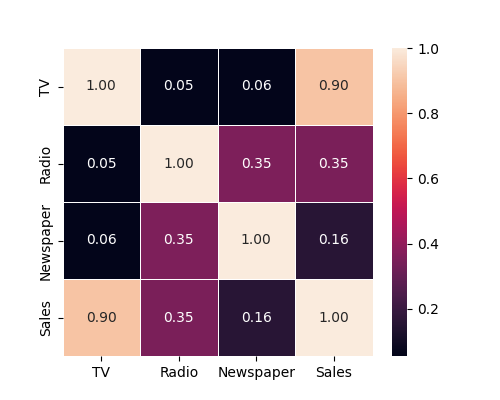
#> input picture Module_2/Week_4/Data/Heatmap.png, 500 x 400 px, found by its file name
$ python tabular_data_analysis.py
#> lines starting #> are read from the running program, lines starting #| are printed output that depends on the picture
### Module_2/Week_4/basic_probability.py
import numpy as np

# Question 1: The output of the following program to calculate mean:
# Given Data X = {2, 0, 2, 2, 7, 4, −2, 5, −1, −1}
# Complete the function compute_mean() to calculate the mean μ of the given X.
def compute_mean(x):
    mean = np.mean(x)
    return mean

# Question 2: The result of the following program to calculate median:
# Given Data X = {1, 5, 4, 4, 9, 13}.
# Complete the function compute_median() to find the median of the given X.
# [16 lines left out: functions compute_median, compute_std, not called in this run]

# Question 4: The result of the following program to calculate correlation coefficient:
# Given Data X = {−2, −5, −11, 6, 4, 15, 9} and
# Y = { 4, 25, 121, 36, 16, 225, 81}
# Complete the function compute_correlation_cofficient() to find the correlation coefficient of the given X and Y?
def compute_correlation_cofficient(x, y):
    N = len(x)
    numerator = N * np.sum(x*y) - np.sum(x) * np.sum(y)
    denominator = np.sqrt((N * np.sum(np.power(x, 2)) - (np.sum(x))**2) * (N * np.sum(np.power(y, 2)) - (np.sum(y)) ** 2))
    return np.round(numerator / denominator, 2)


# [17 lines that do not run on import are left out]

### Module_2/Week_4/tabular_data_analysis.py
import pandas as pd
import numpy as np
import matplotlib.pyplot as plt
import seaborn as sns
import cv2
from basic_probability import compute_correlation_cofficient as correlation

data = pd.read_csv('./Module_2/Week_1/Data/advertising.csv')
#> (reads Module_2/Week_1/Data/advertising.csv from the repository)

# Question 5: Result of the following code:
x = data['TV']
y = data['Radio']
corr_xy = correlation(x, y)
print(f"Correlation between TV and Sales: {round(corr_xy, 2)}") # Correlation between TV and Sales: 0.05

# Question 6: Result of the following code:
features = ['TV', 'Radio', 'Newspaper']
for feature_1 in features:
    for feature_2 in features:
        correlation_value = correlation(data[feature_1], data[feature_2])
        print(f"Correlation between {feature_1} and {feature_2}: {round(correlation_value, 2)}")    # Output: Correlation between TV and TV: 1.0
                                                                                                    #         Correlation between TV and Radio: 0.05
                                                                                                    #         Correlation between TV and Newspaper: 0.06
                                                                                                    #         Correlation between Radio and TV: 0.05
                                                                                                    #         Correlation between Radio and Radio: 1.0
                                                                                                    #         Correlation between Radio and Newspaper: 0.35
                                                                                                    #         Correlation between Newspaper and TV: 0.06
                                                                                                    #         Correlation between Newspaper and Radio: 0.35
                                                                                                    #         Correlation between Newspaper and Newspaper: 1.0


# Question 7: Provide the code that matches the following result:
# data = pd.read_csv("advertising.csv")
# x = data['Radio']
# y = data['Newspaper']
#
# result = # Your code here #
# print(result)
#
# Expected output: [[1.         0.35410375]
#                   [0.35410375 1.        ]]

x = data['Radio']
y = data['Newspaper']

result = np.corrcoef(x, y) # The correct code that matches the result is np.corrcoef(x, y)
print(result)

# Question 8: Provide the code that matches the following result
#                  TV     Radio  Newspaper     Sales
# TV         1.000000  0.054809   0.056648  0.901208
# Radio      0.054809  1.000000   0.354104  0.349631
# Newspaper  0.056648  0.354104   1.000000  0.157960
# Sales      0.901208  0.349631   0.157960  1.000000
print(data.corr())

# Question 9: Provide the code that matches the following result:
# Using cv2 to display the expected output
expected_output = cv2.imread('./Module_2/Week_4/Data/Heatmap.png', 1)
#> expected_output is the input picture: shape (400, 500, 3); mean B, G, R 183, 175.1, 193.4
expected_output= cv2.cvtColor(expected_output, cv2.COLOR_BGR2RGB)
plt.figure()
plt.imshow(expected_output)
plt.title('Expected Output')

# Code that matches the expected output
data_corr = data.corr()
plt.figure(figsize=(5,4))
sns.heatmap(data_corr, annot=True, fmt=".2f", linewidth=.5)
plt.title('Generated Heatmap')
plt.show()
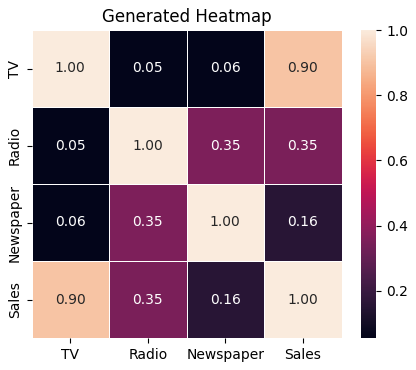
#> figure drawn by matplotlib, 2 panels
